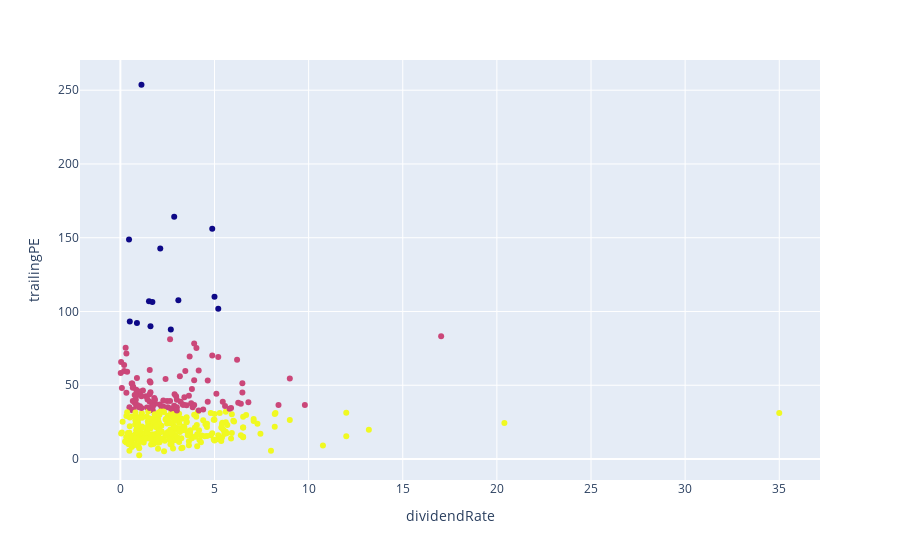

The code cell stored with this chart in its notebook:
### Code cell
# Run K-Means with K = 3 (3 clusters)
k = 3
centroids, _ = kmeans(data, k)

# Assign each sample to the nearest cluster center
distances = torch.cdist(data, centroids)  # Calculate distances to centroids
idx = distances.argmin(dim=1).cpu()       # Closest centroid index for each point

# Create clusters directly on the GPU
cluster_1 = data[idx == 0].cpu()  # Convert to CPU for compatibility with plotting
cluster_2 = data[idx == 1].cpu()
cluster_3 = data[idx == 2].cpu()

# Create a DataFrame with tickers and their assigned clusters
details_df = pd.DataFrame({'Ticker': sp_features_df.index, 'Cluster': idx.numpy()})

# Merge cluster information directly into sp_features_df
clusters_df = sp_features_df.copy()
clusters_df['Cluster'] = details_df['Cluster'].values

# Plot the clusters created using Plotly
fig = px.scatter(clusters_df, x="dividendRate", y="trailingPE", color="Cluster", hover_data=["Ticker"])
fig.update_layout(coloraxis_showscale=False)  # Hide color scale if not needed
fig.show()

### Figure 1 — Plotly figure (JSON) as saved in the notebook; plotly's stock layout.template omitted (floating-point values rounded to 4 significant figures; data arrays with more than 128 entries replaced by an {"elided": "..."} marker saying what was removed)
{"data": [{"customdata": {"elided": "387x1 str values"}, "hovertemplate": "dividendRate=%{x}<br>trailingPE=%{y}<br>Ticker=%{customdata[0]}<br>Cluster=%{marker.color}<extra></extra>", "legendgroup": "", "marker": {"color": {"elided": "387 int values"}, "coloraxis": "coloraxis", "symbol": "circle"}, "mode": "markers", "name": "", "orientation": "v", "showlegend": false, "type": "scatter", "x": {"elided": "387 float values"}, "xaxis": "x", "y": {"elided": "387 float values"}, "yaxis": "y"}], "layout": {"coloraxis": {"colorbar": {"title": {"text": "Cluster"}}, "colorscale": [[0, "#0d0887"], [0.1111, "#46039f"], [0.2222, "#7201a8"], [0.3333, "#9c179e"], [0.4444, "#bd3786"], [0.5556, "#d8576b"], [0.6667, "#ed7953"], [0.7778, "#fb9f3a"], [0.8889, "#fdca26"], [1, "#f0f921"]], "showscale": false}, "legend": {"tracegroupgap": 0}, "margin": {"t": 60}, "xaxis": {"anchor": "y", "domain": [0, 1], "title": {"text": "dividendRate"}}, "yaxis": {"anchor": "x", "domain": [0, 1], "title": {"text": "trailingPE"}}}}
